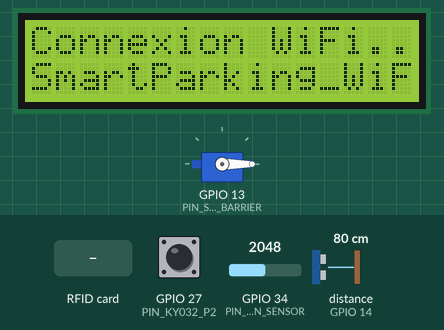
Bench run of a sketch on a simulated ESP32. On the bench: 16×2 character LCD, servo. Wiring (inferred from the names in the program): ultrasonic range finder: trigger GPIO 12; echo GPIO 14. The test bench sets the inputs (shaded band); at power-on: GPIO 27 (PIN_KY032_P2) HIGH, GPIO 34 (PIN_RAIN_SENSOR) = 2048, distance to the obstacle (sensor on GPIO 14) 80 cm. The echo pulse lasts 58.3 µs per cm; WiFi joins after 1.5 s; servers stay silent unless stated; uploads are accepted with an empty reply; what the sketch prints to the serial monitor is not drawn.

Above: at 0.8 s.
At 3.5 s:
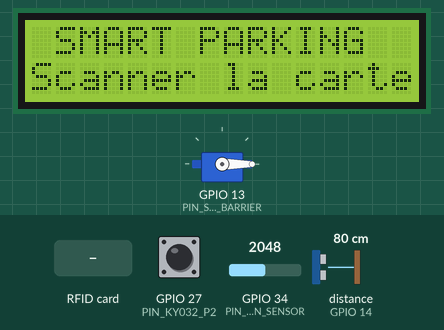
3.6 s: RFID card 5E 7A 19 C4 held to the reader
At 3.76 s:
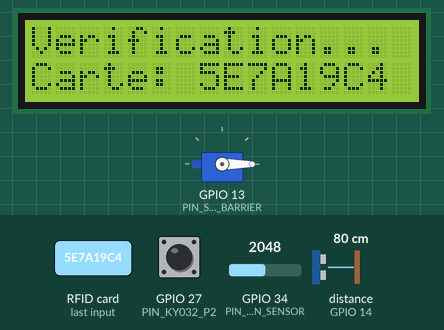
At 4.2 s:
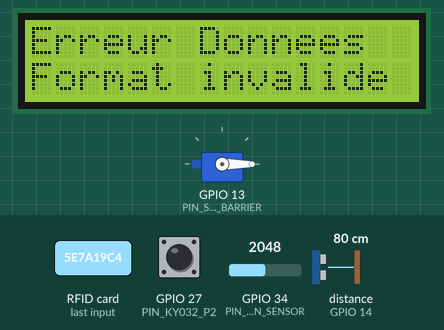
Timing chart, 0 to 6.6 s (numbered marks = the images above; inputs shaded):
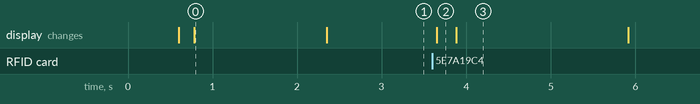

The sketch:

smart_parking_esp32.ino
```cpp
/* =============================================================================
 * SMART PARKING - FIRMWARE ESP32 (Scénario v2)
 * =============================================================================
 * Périphériques pris en charge :
 * - Lecteur RFID MFRC522 (SPI) : Détection des cartes Abonné / Visiteur
 * - Écran LCD I2C (16x2, adresse 0x27) : Affichage dynamique des instructions
 * - Servomoteur SG90 (PWM) : Contrôle automatique de la barrière levante
 * - Capteur Ultrason HC-SR04 (Place 1) : Détection de présence
 * - Capteur Infrarouge KY-032 (Place 2) : Détection de présence
 * - Capteur de Pluie / Humidité : Détection de précipitations
 *
 * Protocole de communication avec le serveur Node.js (API REST JSON) :
 * - POST /api/access   : Contrôle d'accès RFID (Entrée / Sortie)
 * - POST /api/capteurs : Télémétrie en temps réel (places P1, P2 et pluie)
 * - POST /api/ping     : Heartbeat périodique pour la surveillance de l'état
 * =============================================================================
 */

#include <WiFi.h>
#include <HTTPClient.h>
#include <ArduinoJson.h>
#include <SPI.h>
#include <MFRC522.h>
#include <Wire.h>
#include <LiquidCrystal_I2C.h>
#include <ESP32Servo.h>

// =============================================================================
// 1. CONFIGURATION RÉSEAU ET SERVEUR
// =============================================================================
const char* WIFI_SSID     = "SmartParking_WiFi";    // Nom du réseau Wi-Fi
const char* WIFI_PASSWORD = "SmartParkingPassword"; // Mot de passe Wi-Fi

// Adresse et port du serveur Node.js central
const char* SERVER_HOST   = "192.168.1.100";
const int   SERVER_PORT   = 3000;

// Identifiant matériel de la borne et jeton secret (doit correspondre à DEVICE_TOKEN)
const char* DEVICE_ID     = "esp32-gate-1";
const char* DEVICE_TOKEN  = "SECRET_TOKEN_ESP32_VALIDE_TEST_2026";

// =============================================================================
// 2. ASSIGNATION DES BROCHES MATÉRIELLES (PINOUT ESP32)
// =============================================================================

// RFID-RC522 (Interface SPI standard VSPI)
#define PIN_RC522_SS      5   // SDA / CS
#define PIN_RC522_RST     22  // RST
#define PIN_RC522_SCK     18  // SCK
#define PIN_RC522_MISO    19  // MISO
#define PIN_RC522_MOSI    23  // MOSI

// Servomoteur Barrière SG90
#define PIN_SERVO_BARRIER 13  // Commande PWM du servomoteur

// Capteur Place 1 : Ultrason HC-SR04
#define PIN_TRIG_P1       12  // Trigger
#define PIN_ECHO_P1       14  // Echo

// Capteur Place 2 : Infrarouge KY-032 (Détection d'obstacle)
#define PIN_KY032_P2      27  // Sortie numérique (LOW = obstacle / occupée)

// Capteur d'Humidité / Pluie
#define PIN_RAIN_SENSOR   34  // Entrée analogique/numérique (LOW = présence d'eau)

// Écran LCD 1602 I2C : SDA = GPIO 21, SCL = GPIO 22 (par défaut sur ESP32)
#define LCD_I2C_ADDR      0x27
#define LCD_COLUMNS       16
#define LCD_ROWS          2

// =============================================================================
// 3. INSTANCIATION DES OBJETS ET VARIABLES GLOBALES
// =============================================================================
MFRC522 rfid(PIN_RC522_SS, PIN_RC522_RST);
LiquidCrystal_I2C lcd(LCD_I2C_ADDR, LCD_COLUMNS, LCD_ROWS);
Servo barrierServo;

// Positions angulaires de la barrière
const int ANGLE_BARRIERE_FERMEE = 0;   // Barrière baissée (fermée)
const int ANGLE_BARRIERE_OUVERTE = 90; // Barrière levée (ouverte)

// Minuteurs non-bloquants
unsigned long dernierEnvoiCapteurs = 0;
const unsigned long INTERVALLE_CAPTEURS_MS = 1500; // Envoi capteurs toutes les 1.5s

unsigned long dernierEnvoiPing = 0;
const unsigned long INTERVALLE_PING_MS = 8000;     // Heartbeat toutes les 8s

unsigned long dernierScanCarte = 0;
const unsigned long ANTI_REBOND_CARTE_MS = 2500;  // Empêche la double lecture rapide

bool wifiConnecte = false;

// =============================================================================
// 4. FONCTIONS UTILITAIRES LCD & AFFICHAGE
// =============================================================================

/**
 * Affiche deux lignes de texte sur le LCD 16x2 avec centrage automatique.
 */
void afficherLcd(const String& ligne1, const String& ligne2 = "") {
  lcd.clear();
  lcd.setCursor(0, 0);
  lcd.print(ligne1.substring(0, LCD_COLUMNS));
  if (ligne2.length() > 0) {
    lcd.setCursor(0, 1);
    lcd.print(ligne2.substring(0, LCD_COLUMNS));
  }
}

/**
 * Écran d'attente par défaut lorsque le parking est prêt.
 */
void afficherEcranAccueil() {
  if (WiFi.status() == WL_CONNECTED) {
    afficherLcd(" SMART PARKING  ", "Scanner la carte");
  } else {
    afficherLcd("    No WiFi     ", "Connexion en crs");
  }
}

// =============================================================================
// 5. GESTION DU SERVOMOTEUR DE LA BARRIÈRE
// =============================================================================

/**
 * Actionne l'ouverture de la barrière, attend pendant la durée spécifiée,
 * puis referme automatiquement la barrière.
 */
void cycleBarriere(unsigned long dureeOuvertureMs = 5000) {
  barrierServo.write(ANGLE_BARRIERE_OUVERTE);
  delay(dureeOuvertureMs);
  barrierServo.write(ANGLE_BARRIERE_FERMEE);
}

// =============================================================================
// 6. GESTION DE LA CONNECTIVITÉ WI-FI
// =============================================================================

void verifierConnexionWiFi() {
  if (WiFi.status() == WL_CONNECTED) {
    if (!wifiConnecte) {
      wifiConnecte = true;
      Serial.println("[WIFI] Connecté ! IP: " + WiFi.localIP().toString());
      afficherEcranAccueil();
    }
  } else {
    if (wifiConnecte || millis() < 3000) {
      wifiConnecte = false;
      Serial.println("[WIFI] Connexion perdue. Tentative de reconnexion...");
      afficherLcd("    No WiFi     ", "Barrier Fermee  ");
      barrierServo.write(ANGLE_BARRIERE_FERMEE);
    }
    WiFi.reconnect();
  }
}

// =============================================================================
// 7. LECTURE DES CAPTEURS PHYSIQUES
// =============================================================================

/**
 * Lit la distance en centimètres via le capteur ultrason HC-SR04 (Place 1).
 * Si distance < 30 cm, la place est considérée comme occupée.
 */
bool lireOccupationPlace1() {
  digitalWrite(PIN_TRIG_P1, LOW);
  delayMicroseconds(2);
  digitalWrite(PIN_TRIG_P1, HIGH);
  delayMicroseconds(10);
  digitalWrite(PIN_TRIG_P1, LOW);

  long dureeEcho = pulseIn(PIN_ECHO_P1, HIGH, 30000); // Timeout 30ms (~5m max)
  if (dureeEcho == 0) {
    return false; // Pas d'obstacle ou hors portée
  }
  float distanceCm = (dureeEcho * 0.0343) / 2.0;
  return (distanceCm > 0.5 && distanceCm < 30.0);
}

/**
 * Lit la présence d'un véhicule sur la Place 2 via le capteur KY-032.
 * Sortie LOW = présence détectée (obstacle).
 */
bool lireOccupationPlace2() {
  int etat = digitalRead(PIN_KY032_P2);
  return (etat == LOW);
}

/**
 * Lit le capteur d'eau/pluie.
 * Si le signal analogique est inférieur au seuil ou si l'entrée est LOW = pluie.
 */
bool lireCapteurPluie() {
  int val = analogRead(PIN_RAIN_SENSOR);
  // Pour un capteur de pluie analogique : seuil bas = forte conductivité due à l'eau
  return (val < 2000);
}

// =============================================================================
// 8. TÉLÉMÉTRIE MATÉRIELLE : POST /api/capteurs & POST /api/ping
// =============================================================================

void envoyerTelemetrieCapteurs() {
  if (WiFi.status() != WL_CONNECTED) return;

  bool p1Occupee = lireOccupationPlace1();
  bool p2Occupee = lireOccupationPlace2();
  bool pluieDetectee = lireCapteurPluie();

  HTTPClient http;
  String url = "http://" + String(SERVER_HOST) + ":" + String(SERVER_PORT) + "/api/capteurs";
  http.begin(url);
  http.addHeader("Content-Type", "application/json");
  http.addHeader("X-Device-Token", DEVICE_TOKEN);

  StaticJsonDocument<256> doc;
  doc["device"] = DEVICE_ID;
  doc["p1"]     = p1Occupee;
  doc["p2"]     = p2Occupee;
  doc["pluie"]  = pluieDetectee;

  String corpsJson;
  serializeJson(doc, corpsJson);

  int codeReponse = http.POST(corpsJson);
  if (codeReponse > 0) {
    // Télémétrie reçue avec succès par le serveur
  } else {
    Serial.printf("[HTTP] Échec POST /api/capteurs : %s\n", http.errorToString(codeReponse).c_str());
  }
  http.end();
}

void envoyerHeartbeatPing() {
  if (WiFi.status() != WL_CONNECTED) return;

  HTTPClient http;
  String url = "http://" + String(SERVER_HOST) + ":" + String(SERVER_PORT) + "/api/ping";
  http.begin(url);
  http.addHeader("Content-Type", "application/json");
  http.addHeader("X-Device-Token", DEVICE_TOKEN);

  StaticJsonDocument<256> doc;
  doc["device"]   = DEVICE_ID;
  doc["ip"]       = WiFi.localIP().toString();
  doc["rssi"]     = WiFi.RSSI();
  doc["uptimeMs"] = millis();
  doc["lcd"]      = "Pret";

  String corpsJson;
  serializeJson(doc, corpsJson);

  http.POST(corpsJson);
  http.end();
}

// =============================================================================
// 9. CONTRÔLE D'ACCÈS RFID : POST /api/access (ENTRÉE ET SORTIE)
// =============================================================================

/**
 * Traite la carte RFID scannée :
 * 1. Envoi au serveur Node.js via POST /api/access
 * 2. Gestion entrée : affichage Bienvenue / Place / Code, ouverture barrière
 * 3. Gestion sortie : affichage montant visiteur ou au revoir abonné, ouverture barrière
 * 4. Gestion refus : affichage explicite de la raison (Carte inconnue, bloquée, etc.)
 */
void traiterBadgeRFID(const String& uid) {
  if (WiFi.status() != WL_CONNECTED) {
    afficherLcd("Erreur Reseau", "No WiFi Connexion");
    delay(2000);
    afficherEcranAccueil();
    return;
  }

  afficherLcd("Verification...", "Carte: " + uid);

  HTTPClient http;
  String url = "http://" + String(SERVER_HOST) + ":" + String(SERVER_PORT) + "/api/access";
  http.begin(url);
  http.addHeader("Content-Type", "application/json");
  http.addHeader("X-Device-Token", DEVICE_TOKEN);

  StaticJsonDocument<256> requeteDoc;
  requeteDoc["device"] = DEVICE_ID;
  requeteDoc["uid"]    = uid;

  String corpsJson;
  serializeJson(requeteDoc, corpsJson);

  int httpCode = http.POST(corpsJson);

  if (httpCode == HTTP_CODE_OK || httpCode == 200) {
    String reponse = http.getString();
    StaticJsonDocument<512> reponseDoc;
    DeserializationError erreur = deserializeJson(reponseDoc, reponse);

    if (erreur) {
      Serial.println("[JSON] Erreur de parsing : " + String(erreur.c_str()));
      afficherLcd("Erreur Donnees", "Format invalide");
      delay(2000);
      http.end();
      afficherEcranAccueil();
      return;
    }

    bool allow        = reponseDoc["allow"] | false;
    const char* action = reponseDoc["action"] | "ENTRY";
    const char* owner  = reponseDoc["owner"]  | "";
    const char* msg    = reponseDoc["message"] | "";
    const char* place  = reponseDoc["place"]  | "";
    const char* code   = reponseDoc["code"]   | "";
    const char* type   = reponseDoc["typeClient"] | "ABONNE";
    float price        = reponseDoc["price"]  | 0.0;

    // -------------------------------------------------------------------------
    // CAS A : ACCÈS REFUSÉ (ENTRÉE OU CARTE INVALIDE)
    // -------------------------------------------------------------------------
    if (!allow) {
      Serial.printf("[ACCÈS] Refusé pour UID %s : %s\n", uid.c_str(), msg);
      afficherLcd("Acces Refuse !", String(msg));
      delay(3000);
    }
    // -------------------------------------------------------------------------
    // CAS B : ENTRÉE AUTORISÉE (Abonné ou Visiteur)
    // -------------------------------------------------------------------------
    else if (String(action) == "ENTRY") {
      Serial.printf("[ACCÈS] Entrée accordée à %s sur %s. Code: %s\n", owner, place, code);

      // 1. Affichage de bienvenue avec Nom, Place et Code temporaire
      // Ligne 1 : "Bvn: [Nom]"
      // Ligne 2 : "Pl:[Place] C:[Code]"
      String nomCourt = String(owner);
      if (nomCourt.length() > 10) nomCourt = nomCourt.substring(0, 10);

      String lignePlaceCode = "";
      if (strlen(place) > 0) {
        String numPlace = String(place);
        numPlace.replace("Place ", "P");
        numPlace.replace(" couverte", "");
        lignePlaceCode += numPlace + " ";
      }
      if (strlen(code) > 0) {
        lignePlaceCode += "Code:" + String(code);
      }

      afficherLcd("Bvn " + nomCourt, lignePlaceCode);

      // 2. Actionne le servomoteur de la barrière (ouverte 5s)
      cycleBarriere(5000);
    }
    // -------------------------------------------------------------------------
    // CAS C : SORTIE TRAITÉE (Abonné ou Visiteur)
    // -------------------------------------------------------------------------
    else if (String(action) == "EXIT") {
      Serial.printf("[ACCÈS] Sortie pour %s. Type: %s, Prix: %.2f DT\n", owner, type, price);

      if (String(type) == "VISITEUR") {
        // Pour le visiteur : Affichage "A payer [Montant] DT" pendant 3 secondes
        char bufferPrix[16];
        snprintf(bufferPrix, sizeof(bufferPrix), "%.2f DT", price);
        afficherLcd("A payer :", String(bufferPrix));
        delay(3000); // Simulation du paiement à la sortie

        afficherLcd("Paiement Valide", "Bonne route !");
      } else {
        // Pour l'abonné : Débit direct automatique
        afficherLcd("Au revoir !", String(owner));
        delay(1500);
      }

      // Ouvre la barrière pendant 5 secondes puis referme
      cycleBarriere(5000);
    }
  } else {
    Serial.printf("[HTTP] Échec de la requête /api/access : %d\n", httpCode);
    afficherLcd("Erreur Serveur", "Code HTTP: " + String(httpCode));
    delay(2000);
  }

  http.end();
  afficherEcranAccueil();
}

// =============================================================================
// 10. SETUP & INITIALISATION
// =============================================================================

void setup() {
  Serial.begin(115200);
  delay(500);
  Serial.println("\n--- Démarrage Smart Parking ESP32 ---");

  // Initialisation de l'écran LCD I2C
  Wire.begin();
  lcd.init();
  lcd.backlight();
  afficherLcd(" SMART PARKING  ", "Initialisation..");

  // Initialisation du Servomoteur SG90
  ESP32PWM::allocateTimer(0);
  barrierServo.setPeriodHertz(50); // 50 Hz pour SG90
  barrierServo.attach(PIN_SERVO_BARRIER, 500, 2400);
  barrierServo.write(ANGLE_BARRIERE_FERMEE); // Barrière fermée par sécurité

  // Configuration des broches capteurs
  pinMode(PIN_TRIG_P1, OUTPUT);
  pinMode(PIN_ECHO_P1, INPUT);
  pinMode(PIN_KY032_P2, INPUT);
  pinMode(PIN_RAIN_SENSOR, INPUT);

  // Initialisation du bus SPI et du lecteur RFID-RC522
  SPI.begin(PIN_RC522_SCK, PIN_RC522_MISO, PIN_RC522_MOSI, PIN_RC522_SS);
  rfid.PCD_Init();
  delay(100);
  Serial.println("[RFID] RC522 initialisé.");

  // Connexion Wi-Fi
  WiFi.mode(WIFI_STA);
  WiFi.begin(WIFI_SSID, WIFI_PASSWORD);
  afficherLcd("Connexion WiFi..", WIFI_SSID);

  int tentatives = 0;
  while (WiFi.status() != WL_CONNECTED && tentatives < 15) {
    delay(500);
    Serial.print(".");
    tentatives++;
  }
  Serial.println();

  verifierConnexionWiFi();
  afficherEcranAccueil();
}

// =============================================================================
// 11. BOUCLE PRINCIPALE (LOOP)
// =============================================================================

void loop() {
  unsigned long tempsActuel = millis();

  // 1. Surveillance et maintien de la connectivité Wi-Fi
  verifierConnexionWiFi();

  // 2. Détection et lecture d'un badge RFID présenté à la borne
  if (rfid.PICC_IsNewCardPresent() && rfid.PICC_ReadCardSerial()) {
    if (tempsActuel - dernierScanCarte > ANTI_REBOND_CARTE_MS) {
      dernierScanCarte = tempsActuel;

      // Conversion de l'UID en chaîne hexadécimale majuscule compacte
      String uidStr = "";
      for (byte i = 0; i < rfid.uid.size; i++) {
        if (rfid.uid.uidByte[i] < 0x10) uidStr += "0";
        uidStr += String(rfid.uid.uidByte[i], HEX);
      }
      uidStr.toUpperCase();
      Serial.println("\n[RFID] Badge détecté, UID : " + uidStr);

      traiterBadgeRFID(uidStr);
    }
    rfid.PICC_HaltA();
    rfid.PCD_StopCrypto1();
  }

  // 3. Envoi périodique de l'état des capteurs (Places 1 & 2, Détecteur de pluie)
  if (tempsActuel - dernierEnvoiCapteurs >= INTERVALLE_CAPTEURS_MS) {
    dernierEnvoiCapteurs = tempsActuel;
    envoyerTelemetrieCapteurs();
  }

  // 4. Heartbeat périodique vers le serveur (Garantit "capteurs: ok" dans /api/etat)
  if (tempsActuel - dernierEnvoiPing >= INTERVALLE_PING_MS) {
    dernierEnvoiPing = tempsActuel;
    envoyerHeartbeatPing();
  }
}
```

Measured:
- after the input at 3.6 s, the display: changes after 0.05 s (image 2)
- what the display in image 0 shows lasts 1.6 s, from 0.8 s to 2.4 s
- what the display in image 3 shows lasts 2.0 s, from 3.9 s to 5.9 s
